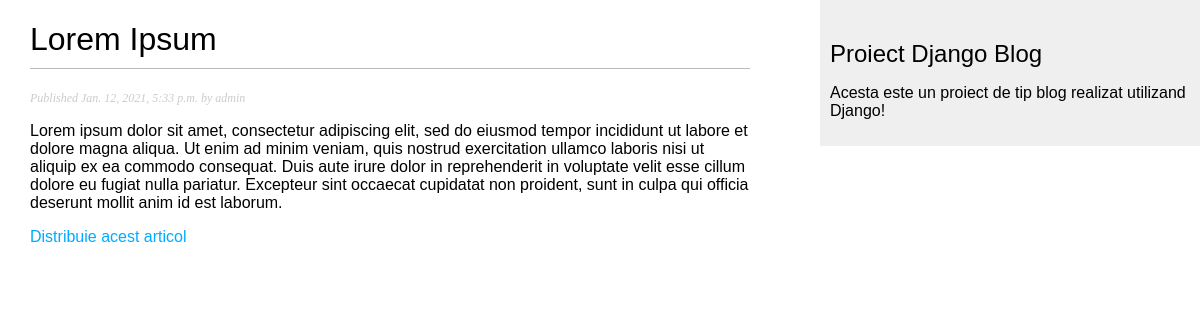
The app's page /2021/1/12/lorem-ipsum/ with its own data.
### ProiectDjango/models.py (models this page shows, shortened)
class Article(models.Model):
    STATUS_CHOICES = (('draft', 'Draft'),
                      ('published', 'Published'))
    title = models.CharField(max_length=250)
    slug = models.SlugField(max_length=250, unique_for_date='publish')
    author = models.ForeignKey(User, on_delete=models.CASCADE, related_name='blog_articles')
    body = models.TextField()
    publish = models.DateTimeField(default=timezone.now())
    created = models.DateTimeField(auto_now_add=True)
    updated = models.DateTimeField(auto_now=True)
    status = models.CharField(max_length=10, choices=STATUS_CHOICES, default='draft')
    class Meta:
        ordering = ('-publish',)
    objects = models.Manager()  # The default manager
    published = PublishedArticleManager()  # Custom manager defined above

### ProiectDjango/views.py (the view)
def article_detail(request, year, month, day, post):
    post = get_object_or_404(Article, slug=post,
                             status='published',
                             publish__year=year,
                             publish__month=month,
                             publish__day=day)
    return render(request,
                  'ProiectDjango/article/detail.html',
                  {'post': post})

### templates/ProiectDjango/article/detail.html (shortened to what this page needs)
{% extends "ProiectDjango/base.html" %}
{% block content %}
    <h1>{{ post.title }}</h1>
    <p class="date">
        Published {{ post.publish }} by {{ post.author }}
    </p>
    {{ post.body|linebreaks }}
    <p>
        <a href="{% url "blog:post_share" post.id %}">
            Distribuie acest articol
        </a>
    </p>
{% endblock %}

### ProiectDjango/static/css/blog.css (style rules this page uses)
body { margin: 0; padding: 0; font-family: helvetica, sans-serif; }
a { color: #00abff; text-decoration: none; }
h1 { font-weight: normal; border-bottom: 1px solid #bbb; padding: 0 0 10px 0; }
p.date { color: #ccc; font-family: georgia, serif; font-size: 12px; font-style: italic; }

### records on screen
Article: title "Lorem Ipsum", publish "Jan. 12, 2021, 5:33 p.m.", author "admin", body "Lorem ipsum dolor sit amet, consectetur adipiscing elit, sed do eiusmod tempor incididunt ut labore et dolore magna aliqua. Ut enim ad minim veniam, quis nostrud exercitation ullamco laboris nisi ut aliquip ex ea commodo consequat. Duis aute irure dolor in reprehenderit in voluptate velit esse cillum dolore eu fugiat nulla pariatur. Excepteur sint occaecat cupidatat non proident, sunt in culpa qui officia deserunt mollit anim id est laborum."
